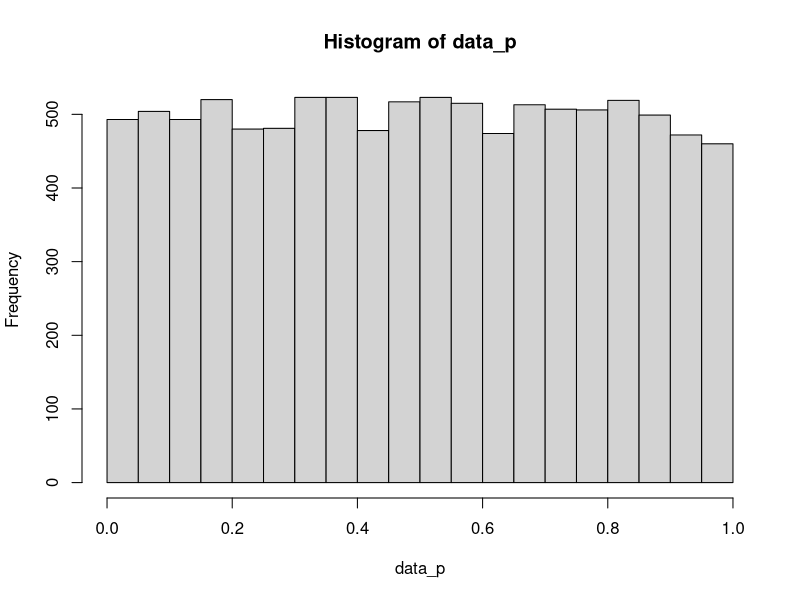
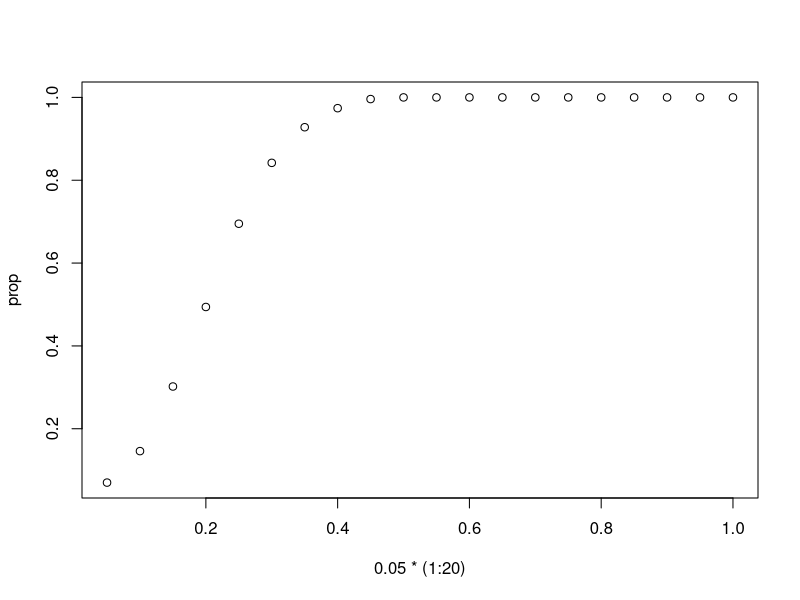

R code for these plots, in order: (Note: this script raises an error after producing the figures.)
#### 1 ####
set.seed(1)
n <- 100
N <- 10000
data <- matrix(rnorm(N*n), ncol=n, nrow=N)
data_p <- apply(data, 1, function(x){t.test(x, mu=0)$p.value})
hist(data_p)
### Los p.valores singuen una distribución uniforme 0.1
prop <- NULL
for (x in 0.05*(1:20)){
  set.seed(1)
  n <- 100
  N <- 1000
  data <- matrix(rnorm(N*n,x), ncol=n, nrow=N)
  data_p <- apply(data, 1, function(x){t.test(x, mu=0)$p.value})
  prop <- c(prop,mean(data_p < 0.05) )
}
prop
plot(0.05*(1:20), prop)
prop
### si se repite el mismo test con distintos valores de n se verá como la cantidad de errores de tipo 2 van disminuyendo, si aumenta n. Esto es lógico 

#### 2 ####
Glucosa
